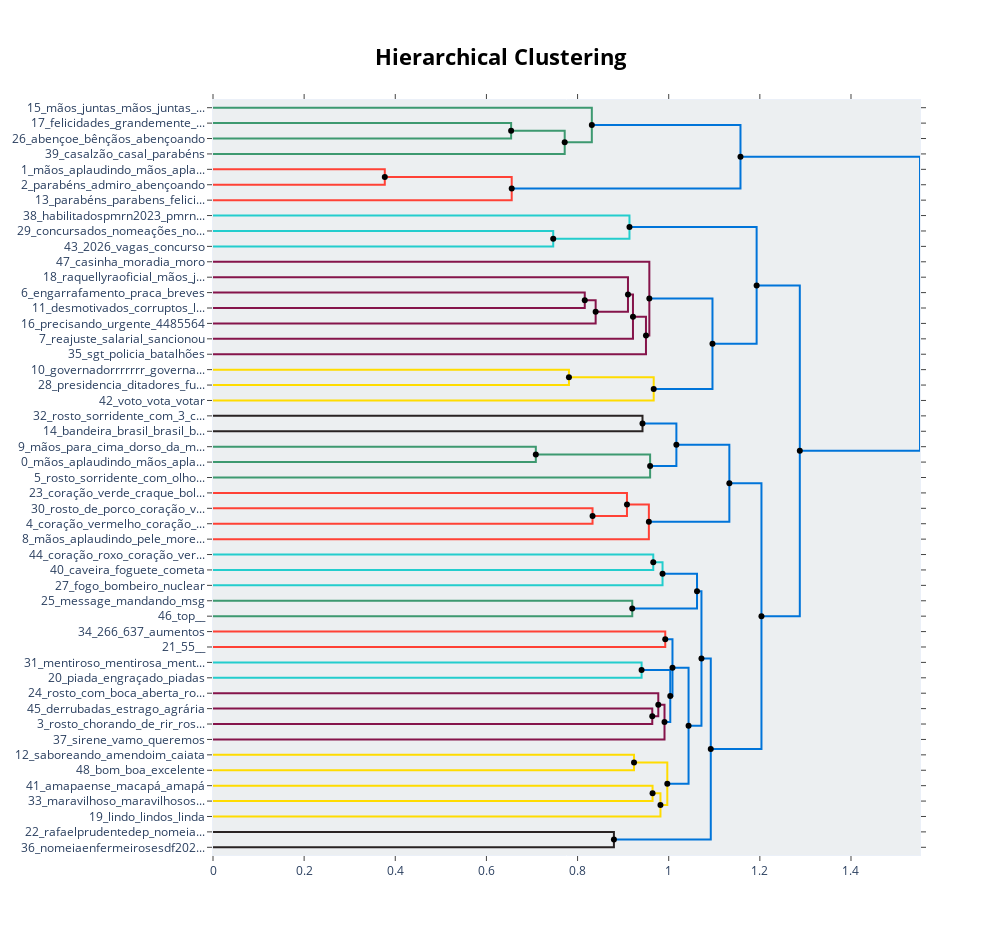

Write notebook code for a chart like this one.
### Code cell
hierarchical_topics = topic_model.hierarchical_topics(docs_completos)
topic_model.visualize_hierarchy(hierarchical_topics=hierarchical_topics)

### Figure 1 — Plotly figure (JSON) as saved in the notebook; plotly's stock layout.template omitted (floating-point values rounded to 4 significant figures)
{"data": [{"hoverinfo": "text", "marker": {"color": "rgb(61,153,112)"}, "mode": "lines", "text": ["felicidades_grandemente_abençoe_valenzuelaceferina_betanianegrinisangalli", "", "", "abençoe_bênçãos_abençoando_benção_amémmmm"], "type": "scatter", "x": [0.0, 0.6542, 0.6542, 0.0], "xaxis": "x", "y": [-15.0, -15.0, -25.0, -25.0], "yaxis": "y"}, {"hoverinfo": "text", "marker": {"color": "rgb(61,153,112)"}, "mode": "lines", "text": ["abençoe_abençoando_abençoadas_benção_amémmmm", "", "", "casalzão_casal_parabéns_coração_vermelho_mãos_aplaudindo"], "type": "scatter", "x": [0.6542, 0.7718, 0.7718, 0.0], "xaxis": "x", "y": [-20.0, -20.0, -35.0, -35.0], "yaxis": "y"}, {"hoverinfo": "text", "marker": {"color": "rgb(61,153,112)"}, "mode": "lines", "text": ["mãos_juntas_mãos_juntas_pele_clara_mão_aberta_com_os_dedos_separados_mãos_para_cima_aperto_de_mãos_pele_clara", "", "", "abençoe_abençoadas_abençoando_benção_felicidades"], "type": "scatter", "x": [0.0, 0.8313, 0.8313, 0.7718], "xaxis": "x", "y": [-5.0, -5.0, -27.5, -27.5], "yaxis": "y"}, {"hoverinfo": "text", "marker": {"color": "rgb(255,65,54)"}, "mode": "lines", "text": ["mãos_aplaudindo_mãos_aplaudindo_pele_clara_parabéns_rosto_sorridente_com_olhos_de_coração_mãos_para_cima", "", "", "parabéns_admiro_abençoando_abençoe_governadora"], "type": "scatter", "x": [0.0, 0.377, 0.377, 0.0], "xaxis": "x", "y": [-45.0, -45.0, -55.0, -55.0], "yaxis": "y"}, {"hoverinfo": "text", "marker": {"color": "rgb(255,65,54)"}, "mode": "lines", "text": ["mãos_aplaudindo_mãos_aplaudindo_pele_clara_parabéns_mãos_para_cima_abençoando", "", "", "parabéns_parabens_felicitações_imensamente_merecido"], "type": "scatter", "x": [0.377, 0.6555, 0.6555, 0.0], "xaxis": "x", "y": [-50.0, -50.0, -65.0, -65.0], "yaxis": "y"}, {"hoverinfo": "text", "marker": {"color": "rgb(0,116,217)"}, "mode": "lines", "text": ["abençoe_abençoando_bençãos_abençoado_mãos_juntas", "", "", "mãos_aplaudindo_parabéns_mãos_aplaudindo_pele_clara_abençoando_rosto_sorridente_com_olhos_de_coração"], "type": "scatter", "x": [0.8313, 1.157, 1.157, 0.6555], "xaxis": "x", "y": [-16.25, -16.25, -57.5, -57.5], "yaxis": "y"}, {"hoverinfo": "text", "marker": {"color": "rgb(35,205,205)"}, "mode": "lines", "text": ["concursados_nomeações_nomeados_aprovados_seletivo", "", "", "2026_vagas_concurso_2024_pmerj"], "type": "scatter", "x": [0.0, 0.7466, 0.7466, 0.0], "xaxis": "x", "y": [-85.0, -85.0, -95.0, -95.0], "yaxis": "y"}, {"hoverinfo": "text", "marker": {"color": "rgb(35,205,205)"}, "mode": "lines", "text": ["habilitadospmrn2023_pmrn2023_pmrn23_habilitados_cfopmrn", "", "", "concursados_2026_seletivo_vagas_aprovados"], "type": "scatter", "x": [0.0, 0.9139, 0.9139, 0.7466], "xaxis": "x", "y": [-75.0, -75.0, -90.0, -90.0], "yaxis": "y"}, {"hoverinfo": "text", "marker": {"color": "rgb(133,20,75)"}, "mode": "lines", "text": ["engarrafamento_praca_breves_né_alugou", "", "", "desmotivados_corruptos_lamentável_esquecida_gestão"], "type": "scatter", "x": [0.0, 0.8158, 0.8158, 0.0], "xaxis": "x", "y": [-125.0, -125.0, -135.0, -135.0], "yaxis": "y"}, {"hoverinfo": "text", "marker": {"color": "rgb(133,20,75)"}, "mode": "lines", "text": ["breves_né_alugou_buracos_inaugurada", "", "", "precisando_urgente_4485564_socorro_doente"], "type": "scatter", "x": [0.8158, 0.8397, 0.8397, 0.0], "xaxis": "x", "y": [-130.0, -130.0, -145.0, -145.0], "yaxis": "y"}, {"hoverinfo": "text", "marker": {"color": "rgb(133,20,75)"}, "mode": "lines", "text": ["raquellyraoficial_mãos_juntas_pele_morena_clara_parabéns_governadora_christi", "", "", "breves_né_alugou_adianta_buracos"], "type": "scatter", "x": [0.0, 0.9106, 0.9106, 0.8397], "xaxis": "x", "y": [-115.0, -115.0, -137.5, -137.5], "yaxis": "y"}, {"hoverinfo": "text", "marker": {"color": "rgb(133,20,75)"}, "mode": "lines", "text": ["breves_né_alugou_buracos_inaugurada", "", "", "reajuste_salarial_sancionou_aposentados_pensionistas"], "type": "scatter", "x": [0.9106, 0.9216, 0.9216, 0.0], "xaxis": "x", "y": [-126.2, -126.2, -155.0, -155.0], "yaxis": "y"}, {"hoverinfo": "text", "marker": {"color": "rgb(133,20,75)"}, "mode": "lines", "text": ["salarial_aposentados_pensionistas_urgente_todos", "", "", "sgt_policia_batalhões_bombeiros_subtenente"], "type": "scatter", "x": [0.9216, 0.9501, 0.9501, 0.0], "xaxis": "x", "y": [-140.6, -140.6, -165.0, -165.0], "yaxis": "y"}, {"hoverinfo": "text", "marker": {"color": "rgb(133,20,75)"}, "mode": "lines", "text": ["casinha_moradia_moro_morar_imóvel", "", "", "salarial_aposentados_pensionistas_urgente_precisando"], "type": "scatter", "x": [0.0, 0.9575, 0.9575, 0.9501], "xaxis": "x", "y": [-105.0, -105.0, -152.8, -152.8], "yaxis": "y"}, {"hoverinfo": "text", "marker": {"color": "rgb(255,220,0)"}, "mode": "lines", "text": ["governadorrrrrrr_governadorpicareta_estadista_presidenteeeeeee_governador", "", "", "presidencia_ditadores_futuro_presidente_tarcisiopresidente"], "type": "scatter", "x": [0.0, 0.7811, 0.7811, 0.0], "xaxis": "x", "y": [-175.0, -175.0, -185.0, -185.0], "yaxis": "y"}, {"hoverinfo": "text", "marker": {"color": "rgb(255,220,0)"}, "mode": "lines", "text": ["presidenteeeeeee_estadista_presidente_futuro_senador", "", "", "voto_vota_votar_votaria_votei"], "type": "scatter", "x": [0.7811, 0.9671, 0.9671, 0.0], "xaxis": "x", "y": [-180.0, -180.0, -195.0, -195.0], "yaxis": "y"}, {"hoverinfo": "text", "marker": {"color": "rgb(0,116,217)"}, "mode": "lines", "text": ["aposentados_salarial_urgente_precisando_pensionistas", "", "", "estadista_ditadores_presidente_futuro_eleito"], "type": "scatter", "x": [0.9575, 1.096, 1.096, 0.9671], "xaxis": "x", "y": [-128.9, -128.9, -187.5, -187.5], "yaxis": "y"}, {"hoverinfo": "text", "marker": {"color": "rgb(0,116,217)"}, "mode": "lines", "text": ["2026_seletivo_vagas_aprovados_concurso", "", "", "aposentados_salarial_urgente_pensionistas_cadê"], "type": "scatter", "x": [0.9139, 1.193, 1.193, 1.096], "xaxis": "x", "y": [-82.5, -82.5, -158.2, -158.2], "yaxis": "y"}, {"hoverinfo": "text", "marker": {"color": "rgb(40,35,35)"}, "mode": "lines", "text": ["rosto_sorridente_com_3_corações_rosto_sorridente_com_olhos_de_coração_rosto_sorridente_com_óculos_escuros_rosto_com_boca_aberta_mãos_aplaudindo_pele_morena", "", "", "bandeira_brasil_brasil_bandeira_israel_árvore_caidiça_carro_do_corpo_de_bombeiros"], "type": "scatter", "x": [0.0, 0.9425, 0.9425, 0.0], "xaxis": "x", "y": [-205.0, -205.0, -215.0, -215.0], "yaxis": "y"}, {"hoverinfo": "text", "marker": {"color": "rgb(61,153,112)"}, "mode": "lines", "text": ["mãos_para_cima_dorso_da_mão_com_dedo_indicador_apontando_para_cima_polegar_para_baixo_mãos_para_cima_pele_morena_clara_polegar_para_baixo_pele_morena_clara", "", "", "mãos_aplaudindo_mãos_aplaudindo_pele_clara_mãos_aplaudindo_pele_escura_rosto_saudando_mãos_para_cima"], "type": "scatter", "x": [0.0, 0.7084, 0.7084, 0.0], "xaxis": "x", "y": [-225.0, -225.0, -235.0, -235.0], "yaxis": "y"}, {"hoverinfo": "text", "marker": {"color": "rgb(61,153,112)"}, "mode": "lines", "text": ["mãos_aplaudindo_mãos_aplaudindo_pele_clara_mãos_aplaudindo_pele_escura_mãos_para_cima_rosto_saudando", "", "", "rosto_sorridente_com_olhos_de_coração_rosto_sorridente_com_olhos_sorridentes_rosto_levemente_sorridente_rosto_com_olhar_maravilhado_rosto_pensativo"], "type": "scatter", "x": [0.7084, 0.9592, 0.9592, 0.0], "xaxis": "x", "y": [-230.0, -230.0, -245.0, -245.0], "yaxis": "y"}, {"hoverinfo": "text", "marker": {"color": "rgb(0,116,217)"}, "mode": "lines", "text": ["bandeira_brasil_brasil_carro_do_corpo_de_bombeiros_palmeira_árvore_caidiça", "", "", "mãos_aplaudindo_mãos_aplaudindo_pele_clara_mãos_aplaudindo_pele_escura_rosto_saudando_rosto_sorridente_com_olhos_de_coração"], "type": "scatter", "x": [0.9425, 1.017, 1.017, 0.9592], "xaxis": "x", "y": [-210.0, -210.0, -237.5, -237.5], "yaxis": "y"}, {"hoverinfo": "text", "marker": {"color": "rgb(255,65,54)"}, "mode": "lines", "text": ["rosto_de_porco_coração_verde_coração_branco_zumbis_bóóóraaa", "", "", "coração_vermelho_coração_verde_coração_laranja_ponto_de_interrogação_vermelho_coração_crescendo"], "type": "scatter", "x": [0.0, 0.8328, 0.8328, 0.0], "xaxis": "x", "y": [-265.0, -265.0, -275.0, -275.0], "yaxis": "y"}, {"hoverinfo": "text", "marker": {"color": "rgb(255,65,54)"}, "mode": "lines", "text": ["coração_verde_craque_bola_de_futebol_rivellino_time", "", "", "coração_vermelho_coração_verde_coração_laranja_coração_branco_coração_crescendo"], "type": "scatter", "x": [0.0, 0.9084, 0.9084, 0.8328], "xaxis": "x", "y": [-255.0, -255.0, -270.0, -270.0], "yaxis": "y"}, {"hoverinfo": "text", "marker": {"color": "rgb(255,65,54)"}, "mode": "lines", "text": ["coração_vermelho_coração_verde_coração_laranja_coração_branco_coração_crescendo", "", "", "mãos_aplaudindo_pele_morena_clara_mãos_aplaudindo_pele_morena_escura_mãos_aplaudindo_pele_morena_mãos_aplaudindo_pele_clara_mãos_aplaudindo_pele_escura"], "type": "scatter", "x": [0.9084, 0.9565, 0.9565, 0.0], "xaxis": "x", "y": [-262.5, -262.5, -285.0, -285.0], "yaxis": "y"}, {"hoverinfo": "text", "marker": {"color": "rgb(0,116,217)"}, "mode": "lines", "text": ["mãos_aplaudindo_mãos_aplaudindo_pele_clara_mãos_aplaudindo_pele_escura_rosto_sorridente_com_olhos_de_coração_rosto_saudando", "", "", "mãos_aplaudindo_pele_morena_clara_mãos_aplaudindo_pele_morena_escura_mãos_aplaudindo_pele_morena_mãos_aplaudindo_pele_clara_mãos_juntas_pele_morena"], "type": "scatter", "x": [1.017, 1.133, 1.133, 0.9565], "xaxis": "x", "y": [-223.8, -223.8, -273.8, -273.8], "yaxis": "y"}, {"hoverinfo": "text", "marker": {"color": "rgb(35,205,205)"}, "mode": "lines", "text": ["coração_roxo_coração_vermelho_polegar_para_cima_krause_priscilla", "", "", "caveira_foguete_cometa_olho_grego_soco_pele_escura"], "type": "scatter", "x": [0.0, 0.9661, 0.9661, 0.0], "xaxis": "x", "y": [-295.0, -295.0, -305.0, -305.0], "yaxis": "y"}, {"hoverinfo": "text", "marker": {"color": "rgb(35,205,205)"}, "mode": "lines", "text": ["coração_roxo_coração_azul_coração_vermelho_coração_verde_ratinho_junior", "", "", "fogo_bombeiro_nuclear_bomba_craque"], "type": "scatter", "x": [0.9661, 0.9865, 0.9865, 0.0], "xaxis": "x", "y": [-300.0, -300.0, -315.0, -315.0], "yaxis": "y"}, {"hoverinfo": "text", "marker": {"color": "rgb(61,153,112)"}, "mode": "lines", "text": ["message_mandando_msg_depadailtonmartins_sms", "", "", "top____"], "type": "scatter", "x": [0.0, 0.92, 0.92, 0.0], "xaxis": "x", "y": [-325.0, -325.0, -335.0, -335.0], "yaxis": "y"}, {"hoverinfo": "text", "marker": {"color": "rgb(0,116,217)"}, "mode": "lines", "text": ["coração_roxo_coração_azul_coração_vermelho_coração_verde_ratinho_junior", "", "", "oi_top_you_bon_the"], "type": "scatter", "x": [0.9865, 1.062, 1.062, 0.92], "xaxis": "x", "y": [-307.5, -307.5, -330.0, -330.0], "yaxis": "y"}, {"hoverinfo": "text", "marker": {"color": "rgb(255,65,54)"}, "mode": "lines", "text": ["266_637_aumentos_cartório_cartórios", "", "", "55____"], "type": "scatter", "x": [0.0, 0.9924, 0.9924, 0.0], "xaxis": "x", "y": [-345.0, -345.0, -355.0, -355.0], "yaxis": "y"}, {"hoverinfo": "text", "marker": {"color": "rgb(35,205,205)"}, "mode": "lines", "text": ["mentiroso_mentirosa_mentindo_mentira_mentir", "", "", "piada_engraçado_piadas_ridículo_memes"], "type": "scatter", "x": [0.0, 0.9405, 0.9405, 0.0], "xaxis": "x", "y": [-365.0, -365.0, -375.0, -375.0], "yaxis": "y"}, {"hoverinfo": "text", "marker": {"color": "rgb(133,20,75)"}, "mode": "lines", "text": ["derrubadas_estrago_agrária_providenciar_sofreendo", "", "", "rosto_chorando_de_rir_rosto_sorridente_com_lágrima_rosto_chorando_rosto_de_palhaço_rosto_com_cifrões"], "type": "scatter", "x": [0.0, 0.9639, 0.9639, 0.0], "xaxis": "x", "y": [-395.0, -395.0, -405.0, -405.0], "yaxis": "y"}, {"hoverinfo": "text", "marker": {"color": "rgb(133,20,75)"}, "mode": "lines", "text": ["rosto_com_boca_aberta_rosto_risonho_com_olhos_bem_abertos_rosto_com_a_mão_sobre_a_boca_rosto_piscando_e_com_língua_para_fora_rosto_com_símbolos_na_boca", "", "", "rosto_chorando_de_rir_rosto_sorridente_com_lágrima_rosto_chorando_rosto_de_palhaço_rosto_com_cifrões"], "type": "scatter", "x": [0.0, 0.9772, 0.9772, 0.9639], "xaxis": "x", "y": [-385.0, -385.0, -400.0, -400.0], "yaxis": "y"}, {"hoverinfo": "text", "marker": {"color": "rgb(133,20,75)"}, "mode": "lines", "text": ["rosto_chorando_de_rir_rosto_sorridente_com_lágrima_rosto_chorando_rosto_gritando_de_medo_rosto_furioso", "", "", "sirene_vamo_queremos_vamos_vai"], "type": "scatter", "x": [0.9772, 0.9908, 0.9908, 0.0], "xaxis": "x", "y": [-392.5, -392.5, -415.0, -415.0], "yaxis": "y"}, {"hoverinfo": "text", "marker": {"color": "rgb(0,116,217)"}, "mode": "lines", "text": ["piada_engraçado_mentiroso_mentirosa_mentindo", "", "", "rosto_chorando_de_rir_rosto_sorridente_com_lágrima_rosto_chorando_rosto_gritando_de_medo_rosto_furioso"], "type": "scatter", "x": [0.9405, 1.003, 1.003, 0.9908], "xaxis": "x", "y": [-370.0, -370.0, -403.8, -403.8], "yaxis": "y"}, {"hoverinfo": "text", "marker": {"color": "rgb(0,116,217)"}, "mode": "lines", "text": ["266_637_aumentos_cartório_cartórios", "", "", "rosto_chorando_de_rir_rosto_chorando_rosto_gritando_de_medo_rosto_furioso_rosto_piscando_e_com_língua_para_fora"], "type": "scatter", "x": [0.9924, 1.008, 1.008, 1.003], "xaxis": "x", "y": [-350.0, -350.0, -386.9, -386.9], "yaxis": "y"}, {"hoverinfo": "text", "marker": {"color": "rgb(255,220,0)"}, "mode": "lines", "text": ["saboreando_amendoim_caiata_sushimem_baturite", "", "", "bom_boa_excelente_bacana_gostei"], "type": "scatter", "x": [0.0, 0.9239, 0.9239, 0.0], "xaxis": "x", "y": [-425.0, -425.0, -435.0, -435.0], "yaxis": "y"}, {"hoverinfo": "text", "marker": {"color": "rgb(255,220,0)"}, "mode": "lines", "text": ["amapaense_macapá_amapá_oiapoque_paraense", "", "", "maravilhoso_maravilhosos_sensacional_fantástico_admirável"], "type": "scatter", "x": [0.0, 0.9646, 0.9646, 0.0], "xaxis": "x", "y": [-445.0, -445.0, -455.0, -455.0], "yaxis": "y"}, {"hoverinfo": "text", "marker": {"color": "rgb(255,220,0)"}, "mode": "lines", "text": ["amapaense_macapá_amapá_oiapoque_paraense", "", "", "lindo_lindos_linda_lindoooosss_lindas"], "type": "scatter", "x": [0.9646, 0.9819, 0.9819, 0.0], "xaxis": "x", "y": [-450.0, -450.0, -465.0, -465.0], "yaxis": "y"}, {"hoverinfo": "text", "marker": {"color": "rgb(255,220,0)"}, "mode": "lines", "text": ["saboreando_cozinheiro_nabo_amendoim_naaaaao", "", "", "amapaense_macapá_amapá_oiapoque_mtncomgoverno"], "type": "scatter", "x": [0.9239, 0.9969, 0.9969, 0.9819], "xaxis": "x", "y": [-430.0, -430.0, -457.5, -457.5], "yaxis": "y"}, {"hoverinfo": "text", "marker": {"color": "rgb(0,116,217)"}, "mode": "lines", "text": ["rosto_chorando_de_rir_rosto_chorando_rosto_gritando_de_medo_rosto_furioso_rosto_com_olhos_revirados", "", "", "macapá_amapá_zemagovernadorreborn_despontando_avançando"], "type": "scatter", "x": [1.008, 1.044, 1.044, 0.9969], "xaxis": "x", "y": [-368.4, -368.4, -443.8, -443.8], "yaxis": "y"}, {"hoverinfo": "text", "marker": {"color": "rgb(0,116,217)"}, "mode": "lines", "text": ["coração_roxo_coração_azul_christianchavezreal_g9vernador_ratinho_junior", "", "", "rosto_chorando_de_rir_rosto_chorando_rosto_furioso_rosto_com_olhos_revirados_rosto_com_boca_aberta"], "type": "scatter", "x": [1.062, 1.072, 1.072, 1.044], "xaxis": "x", "y": [-318.8, -318.8, -406.1, -406.1], "yaxis": "y"}, {"hoverinfo": "text", "marker": {"color": "rgb(40,35,35)"}, "mode": "lines", "text": ["rafaelprudentedep_nomeiappdf_celinaleao_wellingtonluizdf_ibaneisoficial", "", "", "nomeiaenfermeirosesdf2022_nomeiaavaseacsdf_drjuracycavalcantelacerdajr_drmmaciel__salazaroficial"], "type": "scatter", "x": [0.0, 0.8797, 0.8797, 0.0], "xaxis": "x", "y": [-475.0, -475.0, -485.0, -485.0], "yaxis": "y"}, {"hoverinfo": "text", "marker": {"color": "rgb(0,116,217)"}, "mode": "lines", "text": ["rosto_chorando_de_rir_rosto_chorando_rosto_furioso_rosto_com_olhos_revirados_rosto_com_boca_aberta", "", "", "nomeiaenfermeirosesdf2022_drjuracycavalcantelacerdajr_rafaelprudentedep_nomeiappdf_nomeiaavaseacsdf"], "type": "scatter", "x": [1.072, 1.092, 1.092, 0.8797], "xaxis": "x", "y": [-362.4, -362.4, -480.0, -480.0], "yaxis": "y"}, {"hoverinfo": "text", "marker": {"color": "rgb(0,116,217)"}, "mode": "lines", "text": ["mãos_aplaudindo_mãos_aplaudindo_pele_clara_mãos_aplaudindo_pele_escura_rosto_sorridente_com_olhos_de_coração_mãos_aplaudindo_pele_morena_clara", "", "", "rosto_chorando_de_rir_rosto_chorando_rosto_furioso_rosto_com_olhos_revirados_rosto_com_boca_aberta"], "type": "scatter", "x": [1.133, 1.204, 1.204, 1.092], "xaxis": "x", "y": [-248.8, -248.8, -421.2, -421.2], "yaxis": "y"}, {"hoverinfo": "text", "marker": {"color": "rgb(0,116,217)"}, "mode": "lines", "text": ["2026_vagas_pmerj_concurso_aprovados", "", "", "mãos_aplaudindo_mãos_aplaudindo_pele_clara_mãos_aplaudindo_pele_escura_mãos_aplaudindo_pele_morena_clara_coração_vermelho"], "type": "scatter", "x": [1.193, 1.288, 1.288, 1.204], "xaxis": "x", "y": [-120.4, -120.4, -335.0, -335.0], "yaxis": "y"}, {"hoverinfo": "text", "marker": {"color": "rgb(0,116,217)"}, "mode": "lines", "text": ["mãos_aplaudindo_parabéns_abençoando_grandemente_abençoe", "", "", "mãos_aplaudindo_mãos_aplaudindo_pele_clara_mãos_aplaudindo_pele_escura_mãos_aplaudindo_pele_morena_clara_mãos_aplaudindo_pele_morena_escura"], "type": "scatter", "x": [1.157, 1.551, 1.551, 1.288], "xaxis": "x", "y": [-36.88, -36.88, -227.7, -227.7], "yaxis": "y"}, {"hoverinfo": "text", "hovertext": ["abençoe_abençoando_abençoadas_benção_amémmmm", "mãos_aplaudindo_mãos_aplaudindo_pele_clara_parabéns_mãos_para_cima_abençoando", "abençoe_abençoando_bençãos_abençoado_mãos_juntas", "breves_né_alugou_buracos_inaugurada", "breves_né_alugou_buracos_inaugurada", "salarial_aposentados_pensionistas_urgente_todos", "presidenteeeeeee_estadista_presidente_futuro_senador", "aposentados_salarial_urgente_precisando_pensionistas", "2026_seletivo_vagas_aprovados_concurso", "mãos_aplaudindo_mãos_aplaudindo_pele_clara_mãos_aplaudindo_pele_escura_mãos_para_cima_rosto_saudando", "bandeira_brasil_brasil_carro_do_corpo_de_bombeiros_palmeira_árvore_caidiça", "coração_vermelho_coração_verde_coração_laranja_coração_branco_coração_crescendo", "mãos_aplaudindo_mãos_aplaudindo_pele_clara_mãos_aplaudindo_pele_escura_rosto_sorridente_com_olhos_de_coração_rosto_saudando", "coração_roxo_coração_azul_coração_vermelho_coração_verde_ratinho_junior", "coração_roxo_coração_azul_coração_vermelho_coração_verde_ratinho_junior", "rosto_chorando_de_rir_rosto_sorridente_com_lágrima_rosto_chorando_rosto_gritando_de_medo_rosto_furioso", "piada_engraçado_mentiroso_mentirosa_mentindo", "266_637_aumentos_cartório_cartórios", "amapaense_macapá_amapá_oiapoque_paraense", "saboreando_cozinheiro_nabo_amendoim_naaaaao", "rosto_chorando_de_rir_rosto_chorando_rosto_gritando_de_medo_rosto_furioso_rosto_com_olhos_revirados", "coração_roxo_coração_azul_christianchavezreal_g9vernador_ratinho_junior", "rosto_chorando_de_rir_rosto_chorando_rosto_furioso_rosto_com_olhos_revirados_rosto_com_boca_aberta", "mãos_aplaudindo_mãos_aplaudindo_pele_clara_mãos_aplaudindo_pele_escura_rosto_sorridente_com_olhos_de_coração_mãos_aplaudindo_pele_morena_clara", "2026_vagas_pmerj_concurso_aprovados", "mãos_aplaudindo_parabéns_abençoando_grandemente_abençoe"], "marker": {"color": "black"}, "mode": "markers", "showlegend": false, "type": "scatter", "x": [0.6542, 0.377, 0.8313, 0.8158, 0.9106, 0.9216, 0.7811, 0.9575, 0.9139, 0.7084, 0.9425, 0.9084, 1.017, 0.9661, 0.9865, 0.9772, 0.9405, 0.9924, 0.9646, 0.9239, 1.008, 1.062, 1.072, 1.133, 1.193, 1.157], "y": [-20, -50, -16.25, -130, -126.2, -140.6, -180, -128.9, -82.5, -230, -210, -262.5, -223.8, -300, -307.5, -392.5, -370, -350, -450, -430, -368.4, -318.8, -362.4, -248.8, -120.4, -36.88]}, {"hoverinfo": "text", "hovertext": ["abençoe_abençoadas_abençoando_benção_felicidades", "mãos_aplaudindo_parabéns_mãos_aplaudindo_pele_clara_abençoando_rosto_sorridente_com_olhos_de_coração", "concursados_2026_seletivo_vagas_aprovados", "breves_né_alugou_adianta_buracos", "salarial_aposentados_pensionistas_urgente_precisando", "estadista_ditadores_presidente_futuro_eleito", "aposentados_salarial_urgente_pensionistas_cadê", "mãos_aplaudindo_mãos_aplaudindo_pele_clara_mãos_aplaudindo_pele_escura_rosto_saudando_rosto_sorridente_com_olhos_de_coração", "coração_vermelho_coração_verde_coração_laranja_coração_branco_coração_crescendo", "mãos_aplaudindo_pele_morena_clara_mãos_aplaudindo_pele_morena_escura_mãos_aplaudindo_pele_morena_mãos_aplaudindo_pele_clara_mãos_juntas_pele_morena", "oi_top_you_bon_the", "rosto_chorando_de_rir_rosto_sorridente_com_lágrima_rosto_chorando_rosto_de_palhaço_rosto_com_cifrões", "rosto_chorando_de_rir_rosto_sorridente_com_lágrima_rosto_chorando_rosto_gritando_de_medo_rosto_furioso", "rosto_chorando_de_rir_rosto_chorando_rosto_gritando_de_medo_rosto_furioso_rosto_piscando_e_com_língua_para_fora", "amapaense_macapá_amapá_oiapoque_mtncomgoverno", "macapá_amapá_zemagovernadorreborn_despontando_avançando", "rosto_chorando_de_rir_rosto_chorando_rosto_furioso_rosto_com_olhos_revirados_rosto_com_boca_aberta", "nomeiaenfermeirosesdf2022_drjuracycavalcantelacerdajr_rafaelprudentedep_nomeiappdf_nomeiaavaseacsdf", "rosto_chorando_de_rir_rosto_chorando_rosto_furioso_rosto_com_olhos_revirados_rosto_com_boca_aberta", "mãos_aplaudindo_mãos_aplaudindo_pele_clara_mãos_aplaudindo_pele_escura_mãos_aplaudindo_pele_morena_clara_coração_vermelho", "mãos_aplaudindo_mãos_aplaudindo_pele_clara_mãos_aplaudindo_pele_escura_mãos_aplaudindo_pele_morena_clara_mãos_aplaudindo_pele_morena_escura"], "marker": {"color": "black"}, "mode": "markers", "showlegend": false, "type": "scatter", "x": [0.7718, 0.6555, 0.7466, 0.8397, 0.9501, 0.9671, 1.096, 0.9592, 0.8328, 0.9565, 0.92, 0.9639, 0.9908, 1.003, 0.9819, 0.9969, 1.044, 0.8797, 1.092, 1.204, 1.288], "y": [-27.5, -57.5, -90, -137.5, -152.8, -187.5, -158.2, -237.5, -270, -273.8, -330, -400, -403.8, -386.9, -457.5, -443.8, -406.1, -480, -421.2, -335.0, -227.7]}], "layout": {"autosize": false, "height": 935, "hoverlabel": {"bgcolor": "white", "font": {"family": "Rockwell", "size": 16}}, "hovermode": "closest", "plot_bgcolor": "#ECEFF1", "showlegend": false, "title": {"font": {"color": "Black", "size": 22}, "text": "<b>Hierarchical Clustering</b>", "x": 0.5, "xanchor": "center", "yanchor": "top"}, "width": 1000, "xaxis": {"mirror": "allticks", "rangemode": "tozero", "showgrid": false, "showline": true, "showticklabels": true, "ticks": "outside", "type": "linear", "zeroline": false}, "yaxis": {"mirror": "allticks", "range": [-490, 0], "rangemode": "tozero", "showgrid": false, "showline": true, "showticklabels": true, "tickmode": "array", "ticks": "outside", "ticktext": ["15_mãos_juntas_mãos_juntas_...", "17_felicidades_grandemente_...", "26_abençoe_bênçãos_abençoando", "39_casalzão_casal_parabéns", "1_mãos_aplaudindo_mãos_apla...", "2_parabéns_admiro_abençoando", "13_parabéns_parabens_felici...", "38_habilitadospmrn2023_pmrn...", "29_concursados_nomeações_no...", "43_2026_vagas_concurso", "47_casinha_moradia_moro", "18_raquellyraoficial_mãos_j...", "6_engarrafamento_praca_breves", "11_desmotivados_corruptos_l...", "16_precisando_urgente_4485564", "7_reajuste_salarial_sancionou", "35_sgt_policia_batalhões", "10_governadorrrrrrr_governa...", "28_presidencia_ditadores_fu...", "42_voto_vota_votar", "32_rosto_sorridente_com_3_c...", "14_bandeira_brasil_brasil_b...", "9_mãos_para_cima_dorso_da_m...", "0_mãos_aplaudindo_mãos_apla...", "5_rosto_sorridente_com_olho...", "23_coração_verde_craque_bol...", "30_rosto_de_porco_coração_v...", "4_coração_vermelho_coração_...", "8_mãos_aplaudindo_pele_more...", "44_coração_roxo_coração_ver...", "40_caveira_foguete_cometa", "27_fogo_bombeiro_nuclear", "25_message_mandando_msg", "46_top__", "34_266_637_aumentos", "21_55__", "31_mentiroso_mentirosa_ment...", "20_piada_engraçado_piadas", "24_rosto_com_boca_aberta_ro...", "45_derrubadas_estrago_agrária", "3_rosto_chorando_de_rir_ros...", "37_sirene_vamo_queremos", "12_saboreando_amendoim_caiata", "48_bom_boa_excelente", "41_amapaense_macapá_amapá", "33_maravilhoso_maravilhosos...", "19_lindo_lindos_linda", "22_rafaelprudentedep_nomeia...", "36_nomeiaenfermeirosesdf202..."], "tickvals": [-5, -15, -25, -35, -45, -55, -65, -75, -85, -95, -105, -115, -125, -135, -145, -155, -165, -175, -185, -195, -205, -215, -225, -235, -245, -255, -265, -275, -285, -295, -305, -315, -325, -335, -345, -355, -365, -375, -385, -395, -405, -415, -425, -435, -445, -455, -465, -475, -485], "type": "linear", "zeroline": false}}}
